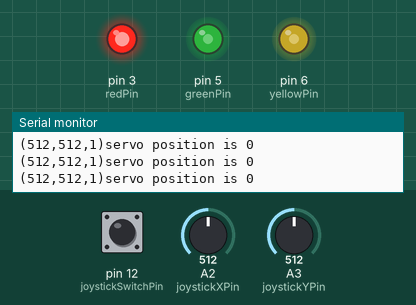
A sketch run on a simulated Arduino Uno, built with avr-gcc and run on an emulated ATmega328P. Shown: output pins drawn as LEDs (lit = HIGH), the last lines printed to the serial monitor. The test bench sets the inputs (shaded band); at power-on: A2 (joystickXPin) = 512, A3 (joystickYPin) = 512, pin 12 (joystickSwitchPin) HIGH.

Above: at 1.2 s.
1.3 s: A2 (joystickXPin) set to 716
At 1.8 s:
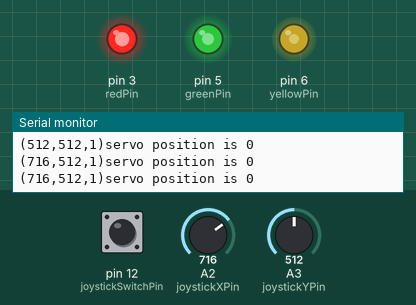
2.9 s: A3 (joystickYPin) set to 716
At 3.3 s:
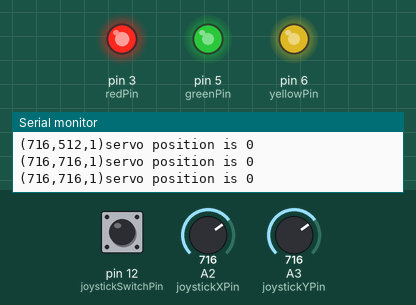
4.5 s: pin 12 (joystickSwitchPin) pulled LOW for 0.25 s
At 4.72 s:
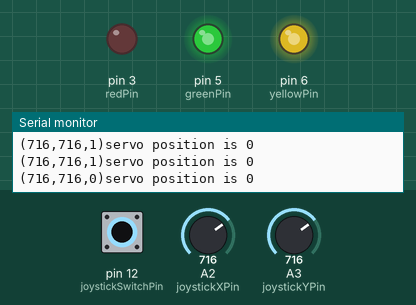
6.3 s: A2 (joystickXPin) set to 900
At 7.6 s:
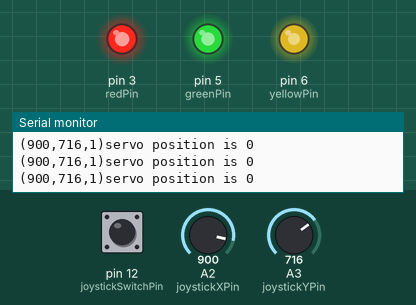
7.9 s: A3 (joystickYPin) set to 900
At 9.2 s:
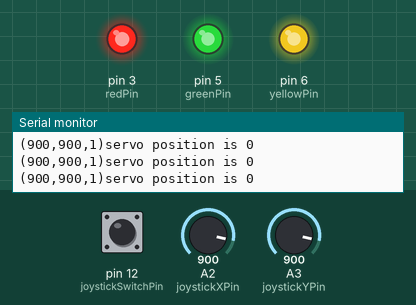
9.5 s: A2 (joystickXPin) set to 0
At 10.6 s:
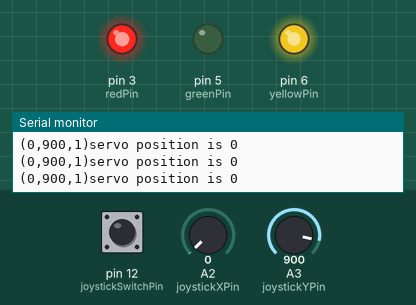
Timing chart, 0 to 12.1 s (numbered marks = the images above; inputs shaded):
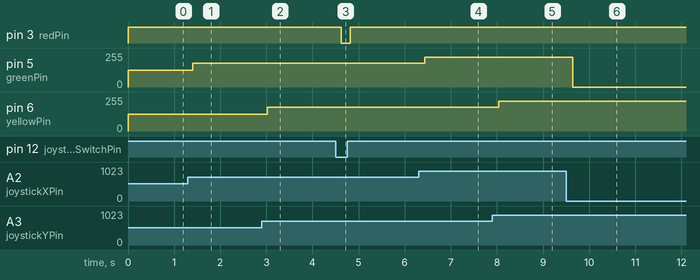

The sketch:

homework32_joystick.ino
```cpp
/**
 * https://www.youtube.com/watch?v=B6YEQj4d5WU
 * Use joystick to control LEDs
 */

#include <Servo.h>

const int baud = 9600;
const int delayTime = 200;
const int servoPin = 7;
int servoPosition = 0; // where it is now
// virtual object for servo
Servo servo;
// joystick pins
const int joystickXPin = A2;
const int joystickYPin = A3;
const int joystickSwitchPin = 12;
// led
const int redPin = 3;
const int yellowPin = 6;
const int greenPin = 5;

void setup() {
  pinMode(joystickXPin, INPUT);
  pinMode(joystickYPin, INPUT);
  pinMode(joystickSwitchPin, INPUT);
  digitalWrite(joystickSwitchPin, HIGH);
  pinMode(redPin, OUTPUT);
  pinMode(greenPin, OUTPUT);
  pinMode(yellowPin, OUTPUT);
  Serial.begin(baud);
//  servo.attach(servoPin);
}

void loop() {
//  servo.write(servoPosition);
  int switchValue = digitalRead(joystickSwitchPin);
  int xValue = analogRead(joystickXPin);
  int yValue = analogRead(joystickYPin);
  digitalWrite(redPin, switchValue);
  analogWrite(greenPin, xValue * (255. / 1023));
  analogWrite(yellowPin, yValue * (255. / 1023));
  Serial.print("("+String(xValue)+","+String(yValue)+","+String(switchValue)+")");
  Serial.print("servo position is ");
  Serial.println(servoPosition);
  delay(delayTime);

}
```

Measured:
- after the input at 1.3 s, pin 5 (greenPin): 127/255 → 178/255 after 0.11 s
- after the input at 2.9 s, pin 6 (yellowPin): 127/255 → 178/255 after 0.11 s
- after the input at 4.5 s, pin 3 (redPin): HIGH → LOW after 0.12 s, → HIGH 0.20 s later
- after the input at 6.3 s, pin 5 (greenPin): 178/255 → 224/255 after 0.13 s
- after the input at 7.9 s, pin 6 (yellowPin): 178/255 → 224/255 after 0.14 s
- after the input at 9.5 s, pin 5 (greenPin): 224/255 → 0/255 after 0.15 s
